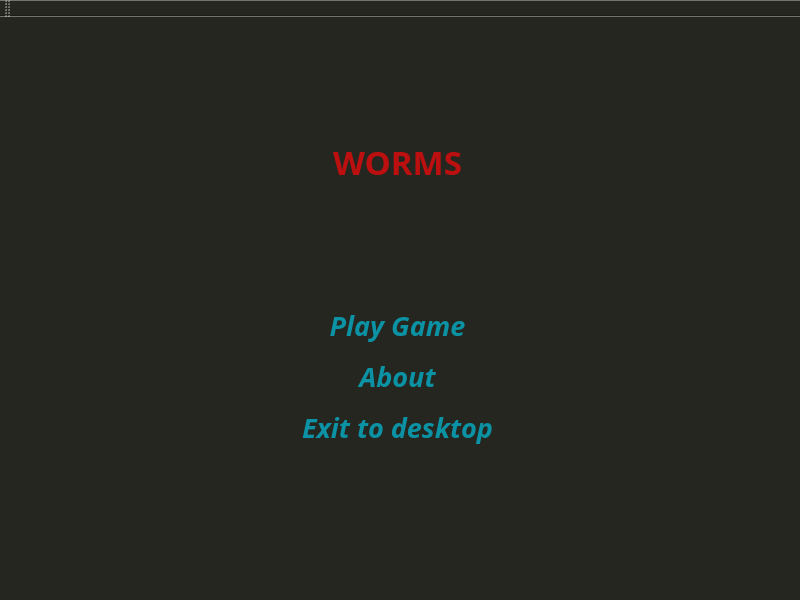
<?xml version="1.0" encoding="UTF-8"?>
<ui version="4.0">
 <class>MainWindow</class>
 <widget class="QMainWindow" name="MainWindow">
  <property name="geometry">
   <rect>
    <x>0</x>
    <y>0</y>
    <width>800</width>
    <height>600</height>
   </rect>
  </property>
  <property name="minimumSize">
   <size>
    <width>800</width>
    <height>600</height>
   </size>
  </property>
  <property name="windowTitle">
   <string>WORMS</string>
  </property>
  <property name="autoFillBackground">
   <bool>false</bool>
  </property>
  <property name="styleSheet">
   <string notr="true">background-color: #24261f;</string>
  </property>
  <property name="tabShape">
   <enum>QTabWidget::Rounded</enum>
  </property>
  <widget class="QWidget" name="centralWidget">
   <layout class="QGridLayout" name="gridLayout" columnstretch="0,0,0,0,0">
    <item row="3" column="0">
     <spacer name="horizontalSpacer">
      <property name="orientation">
       <enum>Qt::Horizontal</enum>
      </property>
      <property name="sizeHint" stdset="0">
       <size>
        <width>40</width>
        <height>20</height>
       </size>
      </property>
     </spacer>
    </item>
    <item row="5" column="0">
     <spacer name="horizontalSpacer_5">
      <property name="orientation">
       <enum>Qt::Horizontal</enum>
      </property>
      <property name="sizeHint" stdset="0">
       <size>
        <width>40</width>
        <height>20</height>
       </size>
      </property>
     </spacer>
    </item>
    <item row="3" column="2">
     <widget class="QPushButton" name="menu_play">
      <property name="font">
       <font>
        <family>Lobster Two</family>
        <pointsize>20</pointsize>
        <weight>75</weight>
        <italic>true</italic>
        <bold>true</bold>
       </font>
      </property>
      <property name="autoFillBackground">
       <bool>false</bool>
      </property>
      <property name="styleSheet">
       <string notr="true">color: #0b93a5;</string>
      </property>
      <property name="text">
       <string>Play Game</string>
      </property>
      <property name="flat">
       <bool>true</bool>
      </property>
     </widget>
    </item>
    <item row="4" column="4">
     <spacer name="horizontalSpacer_4">
      <property name="orientation">
       <enum>Qt::Horizontal</enum>
      </property>
      <property name="sizeHint" stdset="0">
       <size>
        <width>40</width>
        <height>20</height>
       </size>
      </property>
     </spacer>
    </item>
    <item row="3" column="4">
     <spacer name="horizontalSpacer_2">
      <property name="orientation">
       <enum>Qt::Horizontal</enum>
      </property>
      <property name="sizeHint" stdset="0">
       <size>
        <width>40</width>
        <height>20</height>
       </size>
      </property>
     </spacer>
    </item>
    <item row="0" column="2">
     <spacer name="verticalSpacer_2">
      <property name="orientation">
       <enum>Qt::Vertical</enum>
      </property>
      <property name="sizeHint" stdset="0">
       <size>
        <width>20</width>
        <height>40</height>
       </size>
      </property>
     </spacer>
    </item>
    <item row="2" column="2">
     <spacer name="verticalSpacer_3">
      <property name="orientation">
       <enum>Qt::Vertical</enum>
      </property>
      <property name="sizeHint" stdset="0">
       <size>
        <width>20</width>
        <height>40</height>
       </size>
      </property>
     </spacer>
    </item>
    <item row="4" column="2">
     <widget class="QPushButton" name="menu_about">
      <property name="font">
       <font>
        <family>Lobster Two</family>
        <pointsize>20</pointsize>
        <weight>75</weight>
        <italic>true</italic>
        <bold>true</bold>
       </font>
      </property>
      <property name="styleSheet">
       <string notr="true">color: #0b93a5;</string>
      </property>
      <property name="text">
       <string>About</string>
      </property>
      <property name="flat">
       <bool>true</bool>
      </property>
     </widget>
    </item>
    <item row="4" column="0">
     <spacer name="horizontalSpacer_3">
      <property name="orientation">
       <enum>Qt::Horizontal</enum>
      </property>
      <property name="sizeHint" stdset="0">
       <size>
        <width>40</width>
        <height>20</height>
       </size>
      </property>
     </spacer>
    </item>
    <item row="5" column="4">
     <spacer name="horizontalSpacer_6">
      <property name="orientation">
       <enum>Qt::Horizontal</enum>
      </property>
      <property name="sizeHint" stdset="0">
       <size>
        <width>40</width>
        <height>20</height>
       </size>
      </property>
     </spacer>
    </item>
    <item row="5" column="2">
     <widget class="QPushButton" name="menu_exit">
      <property name="enabled">
       <bool>true</bool>
      </property>
      <property name="font">
       <font>
        <family>Lobster Two</family>
        <pointsize>20</pointsize>
        <weight>75</weight>
        <italic>true</italic>
        <bold>true</bold>
       </font>
      </property>
      <property name="focusPolicy">
       <enum>Qt::StrongFocus</enum>
      </property>
      <property name="styleSheet">
       <string notr="true">color: #0b93a5;</string>
      </property>
      <property name="text">
       <string>Exit to desktop</string>
      </property>
      <property name="checkable">
       <bool>false</bool>
      </property>
      <property name="default">
       <bool>false</bool>
      </property>
      <property name="flat">
       <bool>true</bool>
      </property>
     </widget>
    </item>
    <item row="1" column="2">
     <widget class="QLabel" name="label">
      <property name="font">
       <font>
        <family>Linux Biolinum Keyboard O</family>
        <pointsize>25</pointsize>
        <weight>75</weight>
        <bold>true</bold>
       </font>
      </property>
      <property name="styleSheet">
       <string notr="true">color: #bc0f0f;</string>
      </property>
      <property name="text">
       <string>&lt;html&gt;&lt;head/&gt;&lt;body&gt;&lt;p align=&quot;center&quot;&gt;WORMS&lt;/p&gt;&lt;/body&gt;&lt;/html&gt;</string>
      </property>
     </widget>
    </item>
    <item row="6" column="2">
     <spacer name="verticalSpacer">
      <property name="orientation">
       <enum>Qt::Vertical</enum>
      </property>
      <property name="sizeHint" stdset="0">
       <size>
        <width>20</width>
        <height>40</height>
       </size>
      </property>
     </spacer>
    </item>
    <item row="6" column="3">
     <spacer name="horizontalSpacer_7">
      <property name="orientation">
       <enum>Qt::Horizontal</enum>
      </property>
      <property name="sizeHint" stdset="0">
       <size>
        <width>40</width>
        <height>20</height>
       </size>
      </property>
     </spacer>
    </item>
    <item row="3" column="1">
     <spacer name="horizontalSpacer_8">
      <property name="orientation">
       <enum>Qt::Horizontal</enum>
      </property>
      <property name="sizeHint" stdset="0">
       <size>
        <width>40</width>
        <height>20</height>
       </size>
      </property>
     </spacer>
    </item>
    <item row="6" column="4">
     <widget class="QPushButton" name="menu_mute">
      <property name="text">
       <string/>
      </property>
      <property name="flat">
       <bool>true</bool>
      </property>
     </widget>
    </item>
   </layout>
  </widget>
  <widget class="QMenuBar" name="menuBar">
   <property name="geometry">
    <rect>
     <x>0</x>
     <y>0</y>
     <width>800</width>
     <height>22</height>
    </rect>
   </property>
  </widget>
  <widget class="QToolBar" name="mainToolBar">
   <attribute name="toolBarArea">
    <enum>TopToolBarArea</enum>
   </attribute>
   <attribute name="toolBarBreak">
    <bool>false</bool>
   </attribute>
  </widget>
  <widget class="QStatusBar" name="statusBar"/>
 </widget>
 <layoutdefault spacing="6" margin="11"/>
 <resources/>
 <connections/>
</ui>
